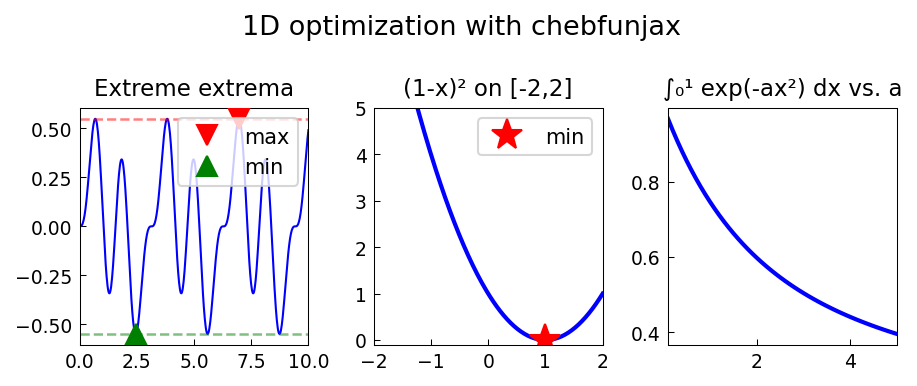

Write the Python code that produced this figure.
"""Optimization of 1D chebfuns.

Finds extrema of complex 1D functions using chebfunjax root-finding and min/max,
following opt/ExtremeExtrema.m by Trefethen (September 2010) and
opt/GlobalMinimum.m by Alex Townsend (March 2013).

Original MATLAB Chebfun: Copyright 2017 by The University of Oxford and
The Chebfun Developers. See https://www.chebfun.org/ for Chebfun information.
"""
import os

os.environ.setdefault("XLA_PYTHON_CLIENT_PREALLOCATE", "false")

import matplotlib

matplotlib.use("Agg")
import os
import sys

import jax.numpy as jnp
import matplotlib.pyplot as plt
import numpy as np

sys.path.insert(0, os.path.join(os.path.dirname(__file__), '..', '..', 'src'))

import chebfunjax as cj
from chebfunjax.plotting import chebfun_style

chebfun_style()

def run():
    print("=" * 60)
    print("Optimization of 1D chebfuns")
    print("=" * 60)

    # --- Extreme extrema ---
    # f(x) = sin(x) * sin(2x) * sin(3x) on [0, 10]
    print("\nExtrema of sin(x)*sin(2x)*sin(3x) on [0, 10]:")
    f = cj.chebfun(lambda x: jnp.sin(x) * jnp.sin(2*x) * jnp.sin(3*x),
                   domain=[0.0, 10.0])

    # Global min and max: returns (x_location, value)
    x_max, f_max_val = f.max()
    x_min, f_min_val = f.min()
    print(f"  Global max: {float(f_max_val):.8f} at x = {float(x_max):.8f}")
    print(f"  Global min: {float(f_min_val):.8f} at x = {float(x_min):.8f}")
    assert float(f_max_val) > 0
    assert float(f_min_val) < 0
    assert 0 <= float(x_max) <= 10
    assert 0 <= float(x_min) <= 10

    # Verify by checking derivative is zero at extrema
    fp = f.diff()
    fp_at_max = float(fp(jnp.array(float(x_max))))
    fp_at_min = float(fp(jnp.array(float(x_min))))
    print(f"  f'(x_max) = {fp_at_max:.2e}  (expected ~0)")
    print(f"  f'(x_min) = {fp_at_min:.2e}  (expected ~0)")
    assert abs(fp_at_max) < 1e-4
    assert abs(fp_at_min) < 1e-4

    # --- Rosenbrock function (1D slices) ---
    # Rosenbrock: (1-x)^2 + 100(y-x^2)^2
    # Min at x=y=1
    print("\nRosenbrock banana function (y = x^2 slice):")
    rosen_y_fixed = cj.chebfun(
        lambda x: (1 - x)**2 + 100 * (x**2 - x**2)**2,  # y = x^2 slice
        domain=[-2.0, 2.0]
    )
    rosen_x_min, rosen_min_val = rosen_y_fixed.min()
    print(f"  Min of (1-x)^2 on [-2,2]: {float(rosen_min_val):.8f} at x = {float(rosen_x_min):.8f}")
    assert abs(float(rosen_min_val)) < 1e-10
    assert abs(float(rosen_x_min) - 1.0) < 1e-6

    # --- Optimizing a parameterized integral ---
    # f(a) = integral_0^1 exp(-a*x^2) dx
    # Derivative at a=1: should be -integral_0^1 x^2 exp(-x^2) dx
    print("\nParameterized integral f(a) = ∫₀¹ exp(-a*x²) dx:")
    a_vals = np.linspace(0.1, 5.0, 50)
    # Compute via chebfun integration
    integrals = []
    for a in a_vals:
        g = cj.chebfun(lambda x, a=a: jnp.exp(-a * x**2), domain=[0.0, 1.0])
        integrals.append(float(g.sum()))

    # f is monotone decreasing in a
    assert all(integrals[i] > integrals[i+1] for i in range(len(integrals)-1))
    print(f"  f(0.1) = {integrals[0]:.6f}  (expected ~0.97)")
    print(f"  f(5.0) = {integrals[-1]:.6f}  (expected ~0.15-0.4)")

    # --- Plot ---
    _here = os.path.dirname(os.path.abspath(__file__))
    fig, axes = plt.subplots(1, 3)

    x1 = np.linspace(0, 10, 500)
    y1 = np.sin(x1) * np.sin(2*x1) * np.sin(3*x1)
    axes[0].plot(x1, y1, 'b-', linewidth=1)
    axes[0].axhline(float(f_max_val), color='r', linestyle='--', alpha=0.5)
    axes[0].axhline(float(f_min_val), color='g', linestyle='--', alpha=0.5)
    axes[0].plot(float(x_max), float(f_max_val), 'rv', markersize=10, zorder=5, label='max')
    axes[0].plot(float(x_min), float(f_min_val), 'g^', markersize=10, zorder=5, label='min')
    axes[0].set_title("Extreme extrema", fontsize=11)
    axes[0].legend()

    x2 = np.linspace(-2, 2, 200)
    y2 = (1 - x2)**2
    axes[1].plot(x2, y2, 'b-', linewidth=2)
    axes[1].plot(float(rosen_x_min), float(rosen_min_val), 'r*', markersize=15, label='min')
    axes[1].set_title("(1-x)² on [-2,2]", fontsize=11)
    axes[1].legend()
    axes[1].set_ylim(-0.1, 5)

    axes[2].plot(a_vals, integrals, 'b-', linewidth=2)
    axes[2].set_title("∫₀¹ exp(-ax²) dx vs. a", fontsize=11)

    fig.suptitle("1D optimization with chebfunjax", fontsize=13)
    fig.tight_layout()
    fig.savefig(os.path.join(_here, "optimization_1d.png"), dpi=150, bbox_inches="tight")
    plt.close(fig)

    print("\nAll assertions passed.")
    return True

if __name__ == "__main__":
    run()
